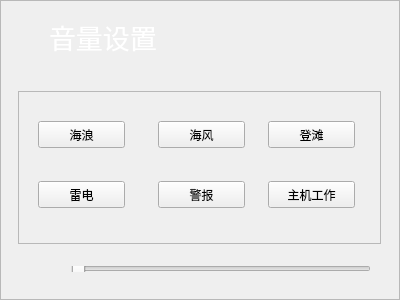
<?xml version="1.0" encoding="UTF-8"?>
<ui version="4.0">
 <class>hfVolumeSet</class>
 <widget class="QFrame" name="hfVolumeSet">
  <property name="geometry">
   <rect>
    <x>0</x>
    <y>0</y>
    <width>400</width>
    <height>300</height>
   </rect>
  </property>
  <property name="windowTitle">
   <string>Frame</string>
  </property>
  <property name="frameShape">
   <enum>QFrame::StyledPanel</enum>
  </property>
  <property name="frameShadow">
   <enum>QFrame::Raised</enum>
  </property>
  <layout class="QVBoxLayout" name="verticalLayout_2">
   <item>
    <layout class="QVBoxLayout" name="verticalLayout">
     <item>
      <layout class="QHBoxLayout" name="horizontalLayout">
       <item>
        <widget class="QLabel" name="volume_set_icon">
         <property name="minimumSize">
          <size>
           <width>31</width>
           <height>50</height>
          </size>
         </property>
         <property name="maximumSize">
          <size>
           <width>31</width>
           <height>50</height>
          </size>
         </property>
         <property name="text">
          <string/>
         </property>
        </widget>
       </item>
       <item>
        <widget class="QLabel" name="volume_set_label">
         <property name="font">
          <font>
           <family>方正黑体简体</family>
           <pointsize>20</pointsize>
          </font>
         </property>
         <property name="styleSheet">
          <string notr="true">color: rgb(255, 255, 255);
font: 20pt &quot;方正黑体简体&quot;;</string>
         </property>
         <property name="text">
          <string>音量设置</string>
         </property>
        </widget>
       </item>
      </layout>
     </item>
     <item>
      <spacer name="verticalSpacer_2">
       <property name="orientation">
        <enum>Qt::Vertical</enum>
       </property>
       <property name="sizeHint" stdset="0">
        <size>
         <width>20</width>
         <height>60</height>
        </size>
       </property>
      </spacer>
     </item>
     <item>
      <layout class="QHBoxLayout" name="horizontalLayout_2">
       <item>
        <spacer name="horizontalSpacer">
         <property name="orientation">
          <enum>Qt::Horizontal</enum>
         </property>
         <property name="sizeHint" stdset="0">
          <size>
           <width>40</width>
           <height>20</height>
          </size>
         </property>
        </spacer>
       </item>
       <item>
        <widget class="QFrame" name="volume_set_items">
         <property name="minimumSize">
          <size>
           <width>363</width>
           <height>153</height>
          </size>
         </property>
         <property name="maximumSize">
          <size>
           <width>363</width>
           <height>153</height>
          </size>
         </property>
         <property name="frameShape">
          <enum>QFrame::StyledPanel</enum>
         </property>
         <property name="frameShadow">
          <enum>QFrame::Raised</enum>
         </property>
         <widget class="QPushButton" name="sea_wave">
          <property name="geometry">
           <rect>
            <x>20</x>
            <y>30</y>
            <width>87</width>
            <height>27</height>
           </rect>
          </property>
          <property name="minimumSize">
           <size>
            <width>87</width>
            <height>27</height>
           </size>
          </property>
          <property name="text">
           <string>海浪</string>
          </property>
         </widget>
         <widget class="QPushButton" name="sea_breeze">
          <property name="geometry">
           <rect>
            <x>140</x>
            <y>30</y>
            <width>87</width>
            <height>27</height>
           </rect>
          </property>
          <property name="minimumSize">
           <size>
            <width>87</width>
            <height>27</height>
           </size>
          </property>
          <property name="text">
           <string>海风</string>
          </property>
         </widget>
         <widget class="QPushButton" name="beach_climb">
          <property name="geometry">
           <rect>
            <x>250</x>
            <y>30</y>
            <width>87</width>
            <height>27</height>
           </rect>
          </property>
          <property name="minimumSize">
           <size>
            <width>87</width>
            <height>27</height>
           </size>
          </property>
          <property name="text">
           <string>登滩</string>
          </property>
         </widget>
         <widget class="QPushButton" name="thunder">
          <property name="geometry">
           <rect>
            <x>20</x>
            <y>90</y>
            <width>87</width>
            <height>27</height>
           </rect>
          </property>
          <property name="minimumSize">
           <size>
            <width>87</width>
            <height>27</height>
           </size>
          </property>
          <property name="text">
           <string>雷电</string>
          </property>
         </widget>
         <widget class="QPushButton" name="alert">
          <property name="geometry">
           <rect>
            <x>140</x>
            <y>90</y>
            <width>87</width>
            <height>27</height>
           </rect>
          </property>
          <property name="minimumSize">
           <size>
            <width>87</width>
            <height>27</height>
           </size>
          </property>
          <property name="text">
           <string>警报</string>
          </property>
         </widget>
         <widget class="QPushButton" name="main_engine_work">
          <property name="geometry">
           <rect>
            <x>250</x>
            <y>90</y>
            <width>87</width>
            <height>27</height>
           </rect>
          </property>
          <property name="minimumSize">
           <size>
            <width>87</width>
            <height>27</height>
           </size>
          </property>
          <property name="text">
           <string>主机工作</string>
          </property>
         </widget>
        </widget>
       </item>
       <item>
        <spacer name="horizontalSpacer_2">
         <property name="orientation">
          <enum>Qt::Horizontal</enum>
         </property>
         <property name="sizeHint" stdset="0">
          <size>
           <width>40</width>
           <height>20</height>
          </size>
         </property>
        </spacer>
       </item>
      </layout>
     </item>
     <item>
      <spacer name="verticalSpacer_3">
       <property name="orientation">
        <enum>Qt::Vertical</enum>
       </property>
       <property name="sizeHint" stdset="0">
        <size>
         <width>20</width>
         <height>40</height>
        </size>
       </property>
      </spacer>
     </item>
     <item>
      <layout class="QHBoxLayout" name="horizontalLayout_3">
       <item>
        <spacer name="horizontalSpacer_3">
         <property name="orientation">
          <enum>Qt::Horizontal</enum>
         </property>
         <property name="sizeHint" stdset="0">
          <size>
           <width>40</width>
           <height>20</height>
          </size>
         </property>
        </spacer>
       </item>
       <item>
        <widget class="QLabel" name="sound_icon">
         <property name="minimumSize">
          <size>
           <width>36</width>
           <height>31</height>
          </size>
         </property>
         <property name="maximumSize">
          <size>
           <width>36</width>
           <height>31</height>
          </size>
         </property>
         <property name="text">
          <string/>
         </property>
        </widget>
       </item>
       <item>
        <widget class="QSlider" name="volume_set_slider">
         <property name="minimumSize">
          <size>
           <width>300</width>
           <height>6</height>
          </size>
         </property>
         <property name="maximumSize">
          <size>
           <width>300</width>
           <height>6</height>
          </size>
         </property>
         <property name="orientation">
          <enum>Qt::Horizontal</enum>
         </property>
        </widget>
       </item>
       <item>
        <spacer name="horizontalSpacer_4">
         <property name="orientation">
          <enum>Qt::Horizontal</enum>
         </property>
         <property name="sizeHint" stdset="0">
          <size>
           <width>40</width>
           <height>20</height>
          </size>
         </property>
        </spacer>
       </item>
      </layout>
     </item>
     <item>
      <spacer name="verticalSpacer">
       <property name="orientation">
        <enum>Qt::Vertical</enum>
       </property>
       <property name="sizeHint" stdset="0">
        <size>
         <width>20</width>
         <height>40</height>
        </size>
       </property>
      </spacer>
     </item>
    </layout>
   </item>
  </layout>
 </widget>
 <resources/>
 <connections/>
</ui>
